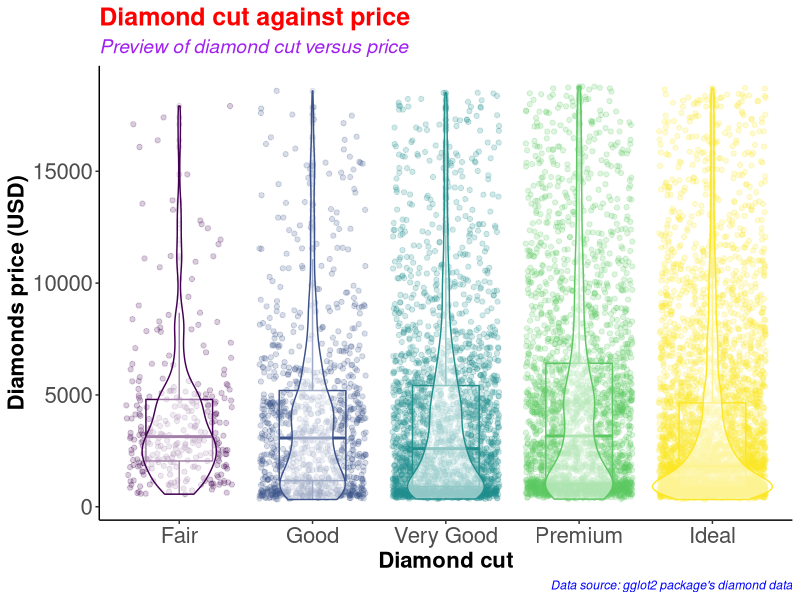
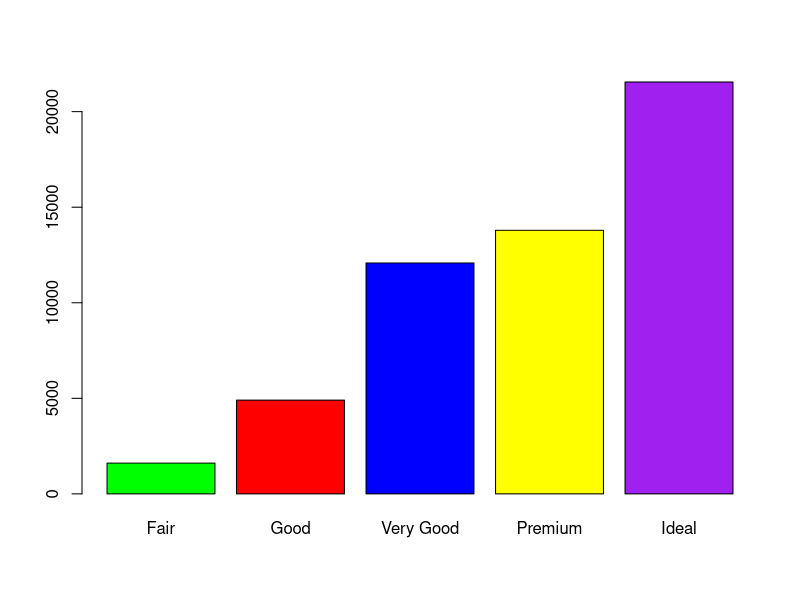
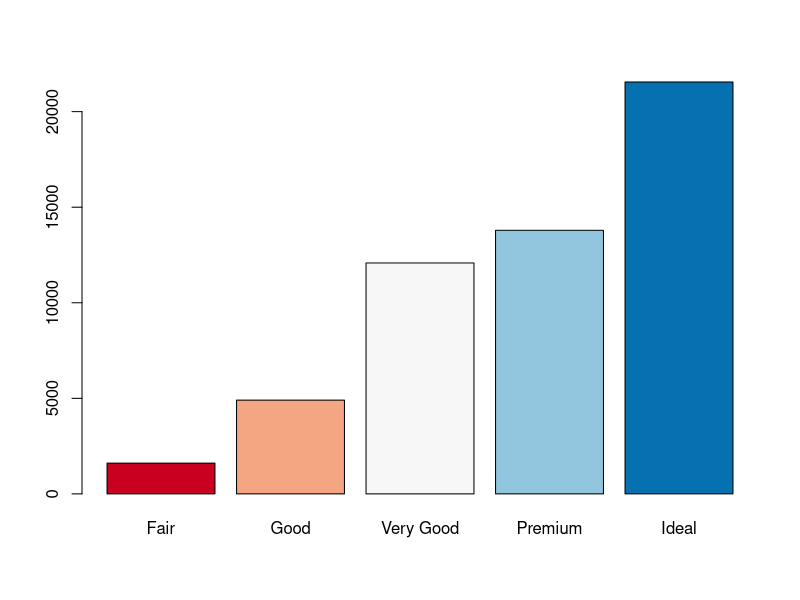
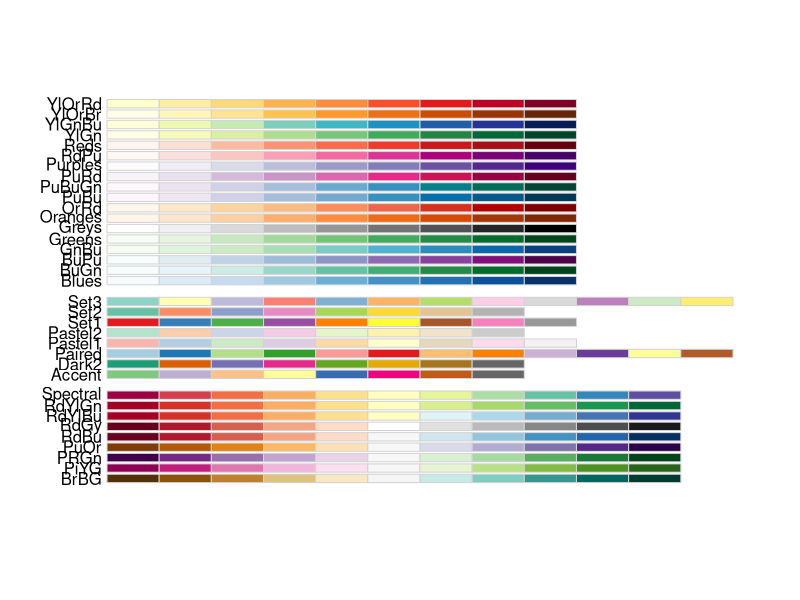
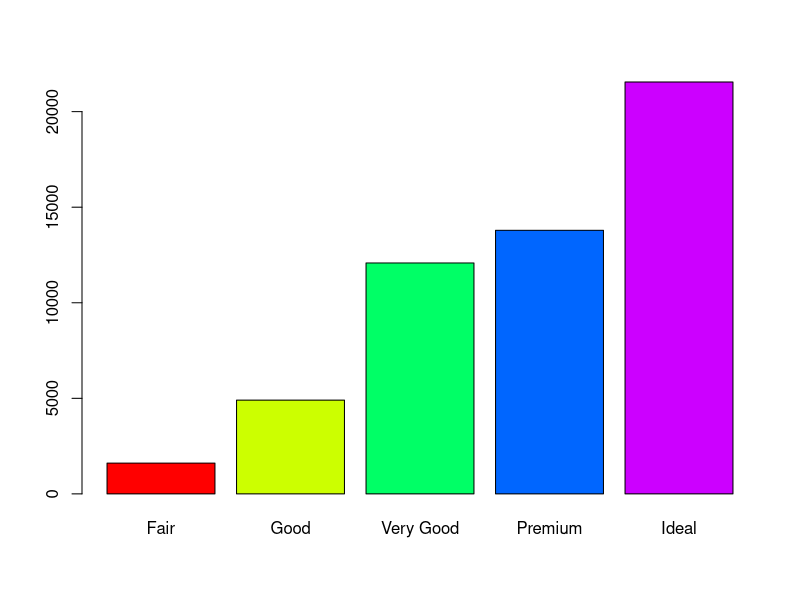
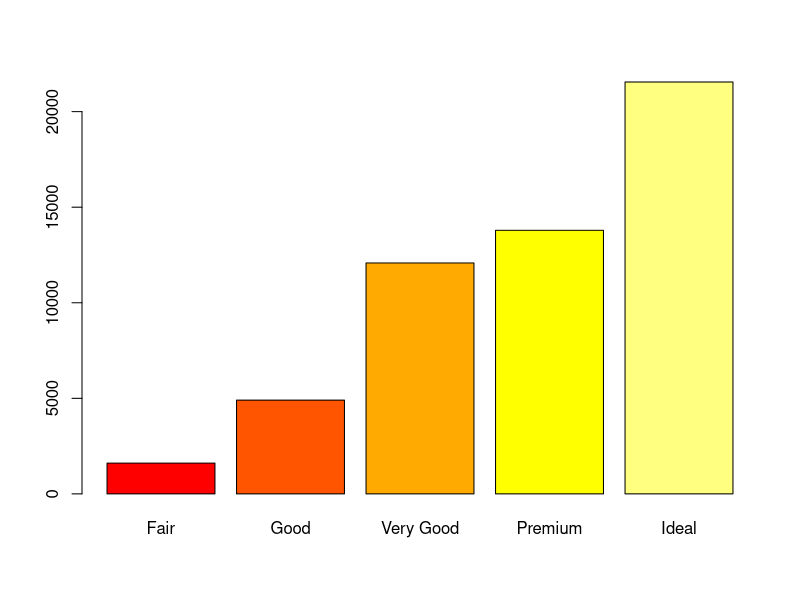
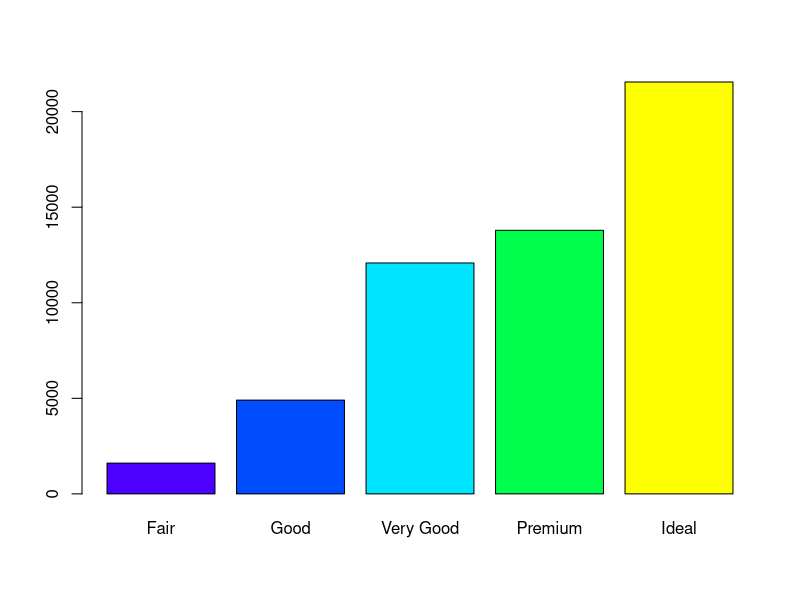
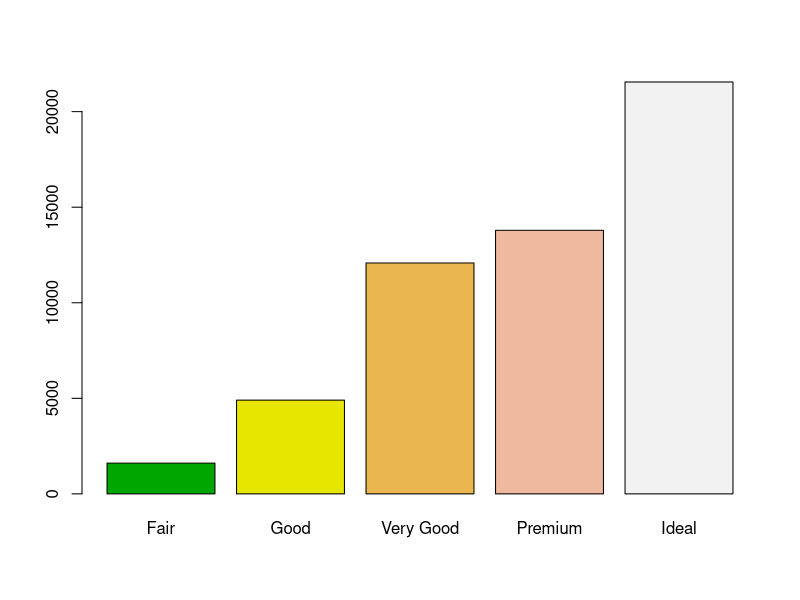

These charts were generated, in order, by the following R code:
#########################################
# Name: Wyclife Agumba Oluoch           #   
# E-mail: wyclifeoluoch@gmail.com       #
# GitHub: https://github.com/Wycology   #
# Task: Boxplot and violin plots in one #
# Date: 4th Jan 2021                    #
# Last edited: 13th Sept 2021           #
#########################################

# Loading the necessary libraries for the project

base::library(tidyverse) # This is for data wrangling and plotting.
base::library(RColorBrewer) # This is for generating color pallets for the plots.

diamonds_df <- diamonds # Saving the diamonds data-set to a new object in R.

utils::head(diamonds) # Checking the variables in the data-set for subsequent analyses
base::nrow(diamonds) # Checking for the number of rows in the data. 53940 observations
base::ncol(diamonds) # Checking the number of variables in the data-set. 10 variables

diamonds_df %>% # Picking the diamonds data, and then
  dplyr::slice_sample(n = 0.2*(nrow(diamonds))) %>% # Picking a portion of the data-set
  ggplot2::ggplot(ggplot2::aes(x = cut, y = price, color = cut)) + # Adding the mapping variables
  ggplot2::geom_point(position = "jitter", alpha = 0.2) + # Adding jitter and alpha
  ggplot2::geom_boxplot(alpha = 0.1, width = 0.5) + # Modifying dimensions of the boxplot 
  ggplot2::geom_violin(alpha = 0.5) + # Adding violin plot on top of the box and jitter
  ggplot2::theme_classic() + # Adding my preferred theme for publication.
  ggplot2::theme(legend.position = "none") + # Removing the legend; it is on the x-axis
  ggplot2::labs(x = "Diamond cut", # Labels the x-axis.
       y = "Diamonds price (USD)", # Labeling the y-axis
       title = "Diamond cut against price", # Setting tibble of the plot
       subtitle = "Preview of diamond cut versus price", # Descriptive title beneath TITLE
       caption = "Data source: gglot2 package's diamond data") +
  ggplot2::theme(axis.text = ggplot2::element_text(size=16), # Size of labels on tick-marks
        axis.title = ggplot2::element_text(size=16,face="bold")) + # Size of axis labels
  ggplot2::theme(plot.title = ggplot2::element_text(color = 'red', size = 18, face = 'bold'),
        plot.subtitle = ggplot2::element_text(color = 'purple', size = 14, face = 'italic'),
        plot.caption = ggplot2::element_text(color = 'blue', face = 'italic'))

diamonds %>% # Picking the diamonds data, and then
  dplyr::filter(cut == 'Very Good') %>% # Picking the very good cut 
  base::nrow() # counting the number of rows with very good cut

diamonds %>% 
  dplyr::select(cut) %>% 
  base::table() %>% 
  graphics::barplot(col = c('green', 'red', 'blue', 'yellow', 'purple'))

# Instead of specifying the colors, we can simply use the color brewer panel 

diamonds %>% 
  dplyr::select(cut) %>% 
  base::table() %>% 
  graphics::barplot(col = RColorBrewer::brewer.pal(n = 5, name = "RdBu"))
# To display more brewer colors options to use, run the following function:

RColorBrewer::display.brewer.all()

# Can also use rainbow colors

diamonds %>% 
  dplyr::select(cut) %>% 
  base::table() %>% 
  graphics::barplot(col = grDevices::rainbow(5))

# Can also use heat.colors
diamonds %>% 
  dplyr::select(cut) %>% 
  base::table() %>% 
  graphics::barplot(col = grDevices::heat.colors(5))

# Can also use topographic colors

diamonds %>% 
  dplyr::select(cut) %>% 
  base::table() %>% 
  graphics::barplot(col = grDevices::topo.colors(5))

# Can also use terrain colors for the plot
diamonds %>% 
  dplyr::select(cut) %>% 
  base::table() %>% 
  graphics::barplot(col = grDevices::terrain.colors(5))

# Can also use cm.colors
diamonds %>% 
  dplyr::select(cut) %>% 
  base::table() %>% 
  graphics::barplot(col = grDevices::cm.colors(5)) 

# That is awesome. Good for the day.
